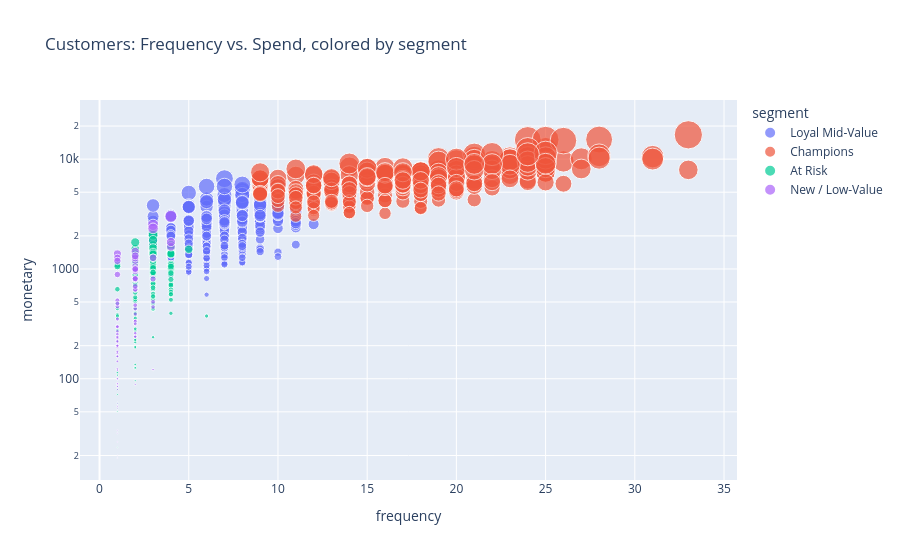

Notebook cell for this chart:
### Code cell
fig = px.scatter(segments_df, x="frequency", y="monetary", color="segment",
                  size="monetary", log_y=True, hover_data=["customer_id", "recency_days"],
                  title="Customers: Frequency vs. Spend, colored by segment")
fig.show()

### Figure 1 — Plotly figure (JSON) as saved in the notebook; plotly's stock layout.template omitted (floating-point values rounded to 4 significant figures; data arrays with more than 128 entries replaced by an {"elided": "..."} marker saying what was removed)
{"data": [{"customdata": {"elided": "362x2 mixed values"}, "hovertemplate": "segment=Loyal Mid-Value<br>frequency=%{x}<br>monetary=%{marker.size}<br>customer_id=%{customdata[0]}<br>recency_days=%{customdata[1]}<extra></extra>", "legendgroup": "Loyal Mid-Value", "marker": {"color": "#636efa", "size": {"elided": "362 float values"}, "sizemode": "area", "sizeref": 41.62, "symbol": "circle"}, "mode": "markers", "name": "Loyal Mid-Value", "orientation": "v", "showlegend": true, "type": "scatter", "x": {"elided": "362 int values"}, "xaxis": "x", "y": {"elided": "362 float values"}, "yaxis": "y"}, {"customdata": {"elided": "239x2 mixed values"}, "hovertemplate": "segment=Champions<br>frequency=%{x}<br>monetary=%{marker.size}<br>customer_id=%{customdata[0]}<br>recency_days=%{customdata[1]}<extra></extra>", "legendgroup": "Champions", "marker": {"color": "#EF553B", "size": {"elided": "239 float values"}, "sizemode": "area", "sizeref": 41.62, "symbol": "circle"}, "mode": "markers", "name": "Champions", "orientation": "v", "showlegend": true, "type": "scatter", "x": {"elided": "239 int values"}, "xaxis": "x", "y": {"elided": "239 float values"}, "yaxis": "y"}, {"customdata": {"elided": "139x2 mixed values"}, "hovertemplate": "segment=At Risk<br>frequency=%{x}<br>monetary=%{marker.size}<br>customer_id=%{customdata[0]}<br>recency_days=%{customdata[1]}<extra></extra>", "legendgroup": "At Risk", "marker": {"color": "#00cc96", "size": {"elided": "139 float values"}, "sizemode": "area", "sizeref": 41.62, "symbol": "circle"}, "mode": "markers", "name": "At Risk", "orientation": "v", "showlegend": true, "type": "scatter", "x": {"elided": "139 int values"}, "xaxis": "x", "y": {"elided": "139 float values"}, "yaxis": "y"}, {"customdata": {"elided": "77x2 mixed values"}, "hovertemplate": "segment=New / Low-Value<br>frequency=%{x}<br>monetary=%{marker.size}<br>customer_id=%{customdata[0]}<br>recency_days=%{customdata[1]}<extra></extra>", "legendgroup": "New / Low-Value", "marker": {"color": "#ab63fa", "size": [299.9, 170.5, 1062.0, 1192.0, 799.9, 970.4, 433.9, 79.99, 200.0, 297.5, 950.7, 350.0, 455.9, 449.9, 18.99, 89.97, 644.9, 176.0, 85.49, 19.99, 2527.0, 1370.0, 654.0, 2340.0, 193.9, 84.99, 26.59, 815.1, 334.9, 693.9, 234.0, 1594.0, 243.4, 33.98, 89.99, 1256.0, 387.9, 88.47, 1757.0, 59.98, 241.7, 55.98, 334.0, 517.5, 160.0, 99.98, 501.4, 216.0, 3018.0, 1442.0, 270.0, 1258.0, 255.0, 484.0, 889.9, 260.0, 812.9, 467.9, 123.5, 120.0, 200.0, 121.2, 53.99, 240.0, 1182.0, 200.0, 31.98, 1263.0, 815.4, 99.99, 144.0, 220.0, 988.6, 160.0, 1001.0, 1315.0, 316.6], "sizemode": "area", "sizeref": 41.62, "symbol": "circle"}, "mode": "markers", "name": "New / Low-Value", "orientation": "v", "showlegend": true, "type": "scatter", "x": [1, 1, 2, 2, 2, 2, 2, 1, 1, 1, 2, 1, 1, 3, 1, 1, 2, 1, 1, 1, 3, 1, 2, 3, 1, 1, 1, 2, 2, 2, 1, 4, 2, 1, 1, 1, 2, 2, 4, 1, 2, 1, 2, 1, 1, 1, 3, 1, 4, 2, 1, 2, 1, 1, 1, 2, 3, 2, 1, 1, 1, 3, 1, 1, 1, 1, 1, 3, 2, 1, 1, 1, 2, 1, 2, 2, 2], "xaxis": "x", "y": [299.9, 170.5, 1062.0, 1192.0, 799.9, 970.4, 433.9, 79.99, 200.0, 297.5, 950.7, 350.0, 455.9, 449.9, 18.99, 89.97, 644.9, 176.0, 85.49, 19.99, 2527.0, 1370.0, 654.0, 2340.0, 193.9, 84.99, 26.59, 815.1, 334.9, 693.9, 234.0, 1594.0, 243.4, 33.98, 89.99, 1256.0, 387.9, 88.47, 1757.0, 59.98, 241.7, 55.98, 334.0, 517.5, 160.0, 99.98, 501.4, 216.0, 3018.0, 1442.0, 270.0, 1258.0, 255.0, 484.0, 889.9, 260.0, 812.9, 467.9, 123.5, 120.0, 200.0, 121.2, 53.99, 240.0, 1182.0, 200.0, 31.98, 1263.0, 815.4, 99.99, 144.0, 220.0, 988.6, 160.0, 1001.0, 1315.0, 316.6], "yaxis": "y"}], "layout": {"legend": {"itemsizing": "constant", "title": {"text": "segment"}, "tracegroupgap": 0}, "title": {"text": "Customers: Frequency vs. Spend, colored by segment"}, "xaxis": {"anchor": "y", "domain": [0.0, 1.0], "title": {"text": "frequency"}}, "yaxis": {"anchor": "x", "domain": [0.0, 1.0], "title": {"text": "monetary"}, "type": "log"}}}
